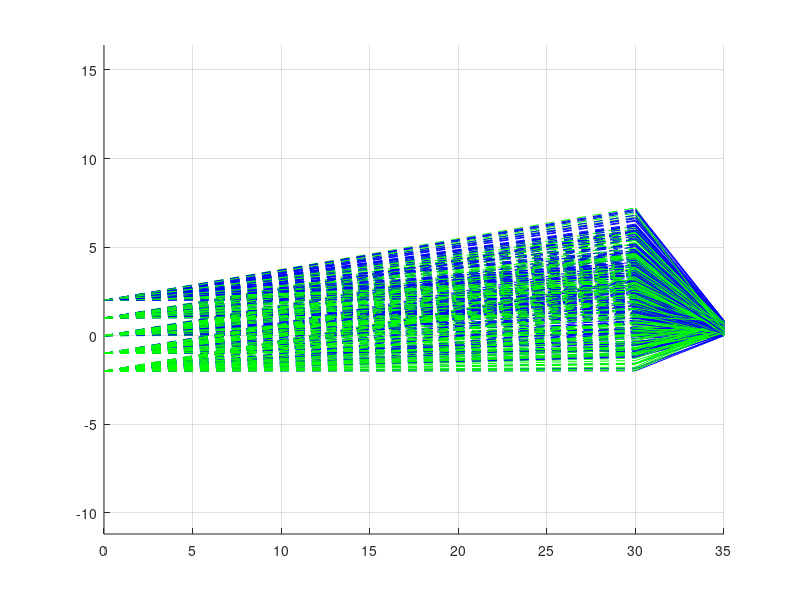

MATLAB code for this plot: (Note: this script raises an error after producing the figure.)
%% MODULE 03 WEEK 1 &&
%% 2D RAY PROPAGATION %%

%Conditions
Fl = 5;
d1 = 30;
d2 = Fl;

%Matrices
M_Fl = [1 d1; 0 1];             %Free space to lens
M_Lens = [1 0; -(1/Fl) 1];      %Lens
M_Fi = [1 d2; 0 1];             %Free space to Image
M = M_Fi * M_Lens * M_Fl;

%2D propagation specs
theta = deg2rad(5);
x = linspace(-2, 2, 5);
y = linspace(-2, 2, 5);
%difuse reflection
rays_perPoint = 10;
thetas_perPoint = deg2rad(5)
R = 10; %appeture radius
sensor_coords = []; %positions on sensor

%Create Visual
figure
hold on;
grid on;
x_label = ('d (cm)');
y_label = ('y (cm)');
title = ('2D Ray Propogation');
axis equal;

%Ray Propagation
rays = numel(y);

for ix = 1:numel(x)
    for iy = 1:numel(y)
        x0_rays = repmat(x(ix), 1, rays_perPoint);
        y0_rays = repmat(y(iy), 1, rays_perPoint);
        thx_rays = theta + (rand(1, rays_perPoint)-0.5) * 2 * thetas_perPoint;
        thy_rays = theta + (rand(1, rays_perPoint)-0.5) * 2 * thetas_perPoint;
        
        for k = 1:rays_perPoint
            x0 = x0_rays(k);
            y0 = y0_rays(k);
            thX0 = thx_rays(k);
            thY0 = thy_rays(k);

            %Free space to lens
            x_rays_lens = M_Fl * [x0; thX0]; %Where x rays hit the lens
            y_rays_lens = M_Fl * [y0; thY0]; % Where y rays hit the lens

            %Aperature (2D)
            if sqrt(x_rays_lens(1)^2 + y_rays_lens(1)^2) > R
                continue;
            end

        %Lens shift
        x_rays_after_lens = M_Lens * x_rays_lens; %How lens shifts x ray
        y_rays_after_lens = M_Lens * y_rays_lens; %How lens shifts y ray

        %Lens to image
        x_ray_img = M_Fi * x_rays_after_lens;
        y_ray_img = M_Fi * y_rays_after_lens;
    
        %Plot rays
        plot([0, d1], [x0, x_rays_lens(1)], 'b--');
        plot([d1, d1 + d2], [x_rays_after_lens(1), x_ray_img(1)], 'b');
        plot([0, d1], [y0, y_rays_lens(1)], 'g--');
        plot([d1, d1 + d2], [y_rays_after_lens(1), x_ray_img(1)], 'g');

        %Find convergence (2D)
        sensor_coords(end+1,:) = [x_ray_img(1), y_ray_img(1)];
        end
    end
end

%Results 
%lens and img position
xline(d1, 'k--', 'LineWidth', 1, 'Label', 'Lens');
xline(d1 + d2, 'g--', 'LineWidth', 1, 'Label', 'Img');
legend('Before Lens', 'After Lens', 'Location', 'best');
hold off;

figure;
scatter(sensor_coords(:,1), sensor_coords(:,2), 30, 'filled');
xlabel('x_{sensor} (cm)');
ylabel('y_{sensor} (cm)');
title = ('Sensor Positions of Rays');
grid on;

%Propagation Matrix
disp('Matrix Multiplication Obj -> Img: ');
disp(M);
